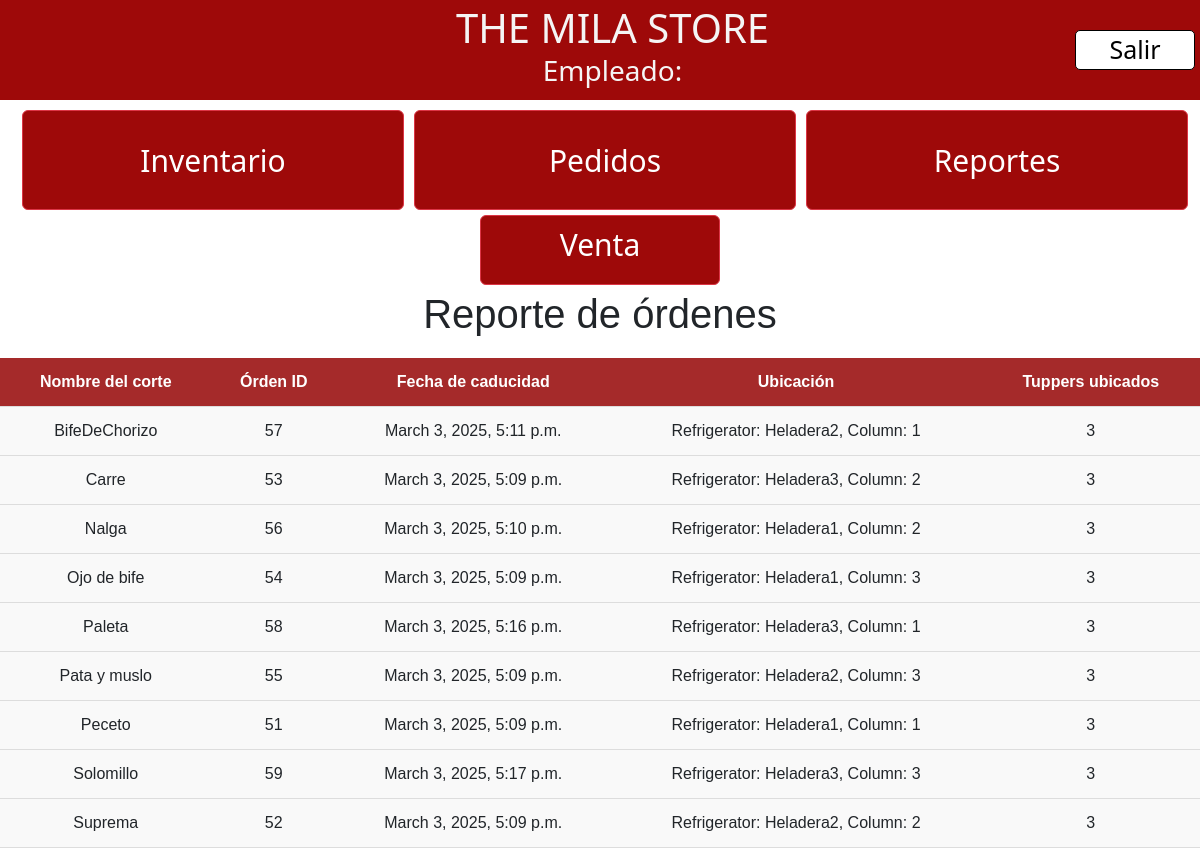
/expiration/, run on the app's committed database.
### inventory/models.py (models this page shows, shortened)
class OrderAllocation(models.Model):
    order = models.ForeignKey(Order, related_name='allocations', on_delete=models.CASCADE)
    column = models.ForeignKey(Column, on_delete=models.CASCADE)
    tuppers_allocated = models.IntegerField()

class Order(models.Model):
    cut = models.ForeignKey(Cut, on_delete=models.CASCADE)
    tuppers_requested = models.IntegerField()
    created_at = models.DateTimeField(auto_now_add=True)
    tuppers_remaining = models.IntegerField()
    scheduled_date = models.DateTimeField(blank=True, null=True)
    expiration_date = models.DateTimeField(blank=True, null=True)

class Cut(models.Model):
    name = models.CharField(max_length=100)
    milas_per_tupper = models.IntegerField()
    reorder_threshold = models.IntegerField(default=10)
    reorder_tuppers = models.IntegerField(default=10)
    is_order_pending = models.BooleanField(default=False)
    color = ColorField(default='#FF0000')
    unit_price = models.DecimalField(max_digits=10, decimal_places=2, default=0.00, null=True, blank=True)
    days_until_expiration = models.IntegerField(default=180)

class Column(models.Model):
    refrigerator = models.ForeignKey(Refrigerator, on_delete=models.CASCADE)
    capacity = models.IntegerField(validators=[MinValueValidator(1)])
    def __str__(self):
        try:
            column_ids = list(Column.objects.filter(refrigerator=self.refrigerator).order_by('id').values_list('id', flat=True))
            column_index = column_ids.index(self.id) + 1
            return f"Refrigerator: {self.refrigerator.name}, Column: {column_index}"
        except (ValueError, AttributeError):
            return f"Refrigerator: {self.refrigerator.name}"

class Refrigerator(models.Model):
    name = models.CharField(max_length=100)

### inventory/views.py (the view)
# urls.py: path('expiration/', views.expiration_tracking_view, name='reports'),
def expiration_tracking_view(request):
    allocations = OrderAllocation.objects.select_related('order', 'order__cut', 'column').order_by('order__cut__name', 'order__expiration_date')
    grouped_allocations = defaultdict(list)
    for allocation in allocations:
        grouped_allocations[allocation.order.id].append(allocation)
    context = {
        'grouped_allocations': dict(grouped_allocations),  # Convert to regular dict for easier template access
    }
    return render(request, 'inventory/reports.html', context)

### inventory/templates/inventory/reports.html (shortened to what this page needs)
{% extends 'base.html' %}
{% load static %}
{% block css_files %}
    <link rel="stylesheet" href="{% static 'inventory/reports.css' %}">
{% endblock %}
{% block content %}
    <h1 id="nombre">Reporte de órdenes</h1>
    <table class="reporte-table">
        <thead>
        <tr>
            <th>Nombre del corte</th>
            <th>Órden ID</th>
            <th>Fecha de caducidad</th>
            <th>Ubicación</th>
            <th>Tuppers ubicados</th>
        </tr>
        </thead>
        <tbody>
        {% for order_id, allocations in grouped_allocations.items %}
            {% if allocations %}
                <tr>
                    <td rowspan="{{ allocations|length }}">{{ allocations.0.order.cut.name }}</td>
                    <td rowspan="{{ allocations|length }}">{{ allocations.0.order.id }}</td>
                    <td rowspan="{{ allocations|length }}">{{ allocations.0.order.expiration_date }}</td>
                    <td>{{ allocations.0.column }}</td>
                    <td>{{ allocations.0.tuppers_allocated }}</td>
                </tr>
            {% endif %}
        {% endfor %}
        </tbody>
    </table>
{% endblock %}

### static/base.css (style rules this page uses)
html,body { margin: 0; }
h1 { text-align: center; display: inline-block; margin: 0; }

### inventory/static/inventory/reports.css (style rules this page uses)
.reporte-table { width: 100%; border-collapse: collapse; font-family: Arial, sans-serif; margin-top: 20px; }
th, td { padding: 12px; text-align: center; border-bottom: 1px solid #ddd; }
th { background-color: brown; color: white; font-weight: bold; }
table tr { background-color: #f9f9f9; }
#nombre { font-family: Vegur, 'PT Sans', Verdana, sans-serif; display: block; }

### data on the page
OrderAllocation: order.name "BifeDeChorizo", order "57", order.expiration_date "March 3, 2025, 5:11 p.m.", column.name "Refrigerator: Heladera2, Column: 1", tuppers_allocated "3"
OrderAllocation: order.name "Carre", order "53", order.expiration_date "March 3, 2025, 5:09 p.m.", column.name "Refrigerator: Heladera3, Column: 2", tuppers_allocated "3"
OrderAllocation: order.name "Nalga", order "56", order.expiration_date "March 3, 2025, 5:10 p.m.", column.name "Refrigerator: Heladera1, Column: 2", tuppers_allocated "3"
OrderAllocation: order.name "Ojo de bife", order "54", order.expiration_date "March 3, 2025, 5:09 p.m.", column.name "Refrigerator: Heladera1, Column: 3", tuppers_allocated "3"
OrderAllocation: order.name "Paleta", order "58", order.expiration_date "March 3, 2025, 5:16 p.m.", column.name "Refrigerator: Heladera3, Column: 1", tuppers_allocated "3"
OrderAllocation: order.name "Pata y muslo", order "55", order.expiration_date "March 3, 2025, 5:09 p.m.", column.name "Refrigerator: Heladera2, Column: 3", tuppers_allocated "3"
OrderAllocation: order.name "Peceto", order "51", order.expiration_date "March 3, 2025, 5:09 p.m.", column.name "Refrigerator: Heladera1, Column: 1", tuppers_allocated "3"
OrderAllocation: order.name "Solomillo", order "59", order.expiration_date "March 3, 2025, 5:17 p.m.", column.name "Refrigerator: Heladera3, Column: 3", tuppers_allocated "3"
OrderAllocation: order.name "Suprema", order "52", order.expiration_date "March 3, 2025, 5:09 p.m.", column.name "Refrigerator: Heladera2, Column: 2", tuppers_allocated "3"
